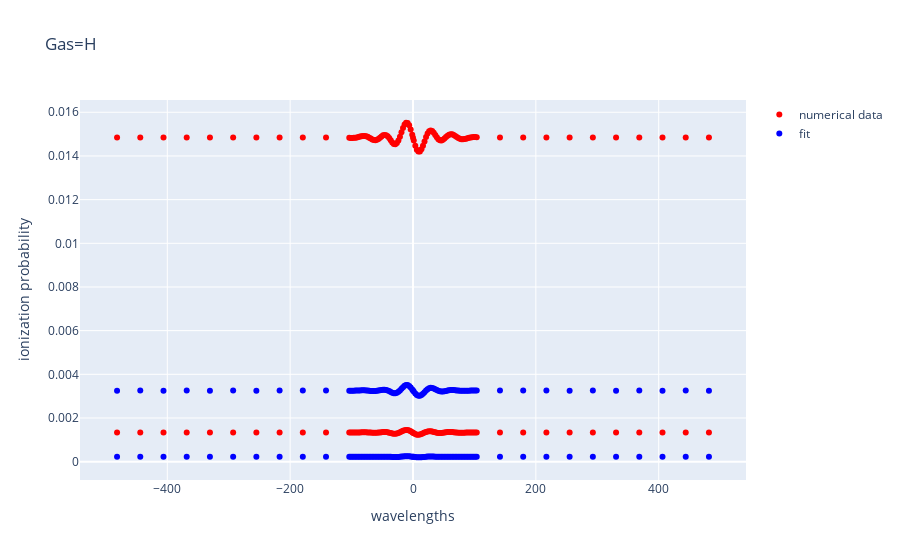
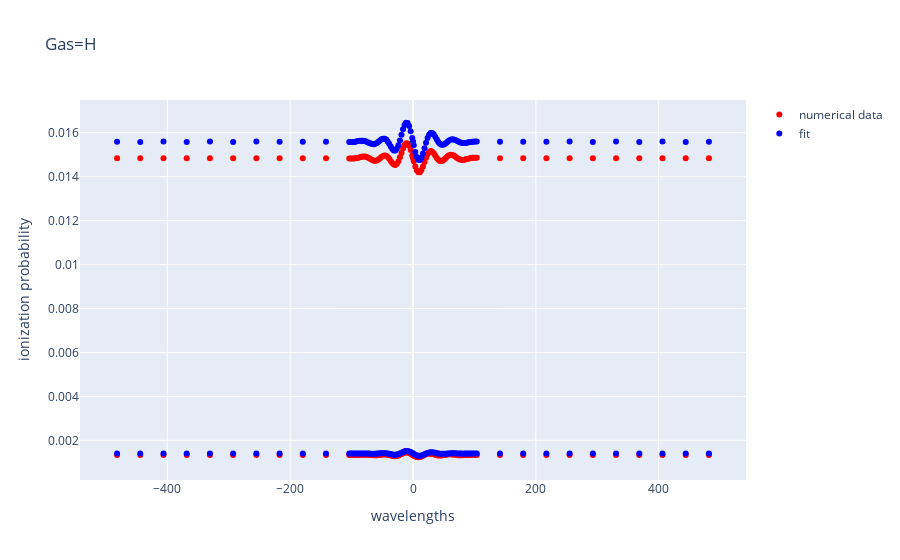
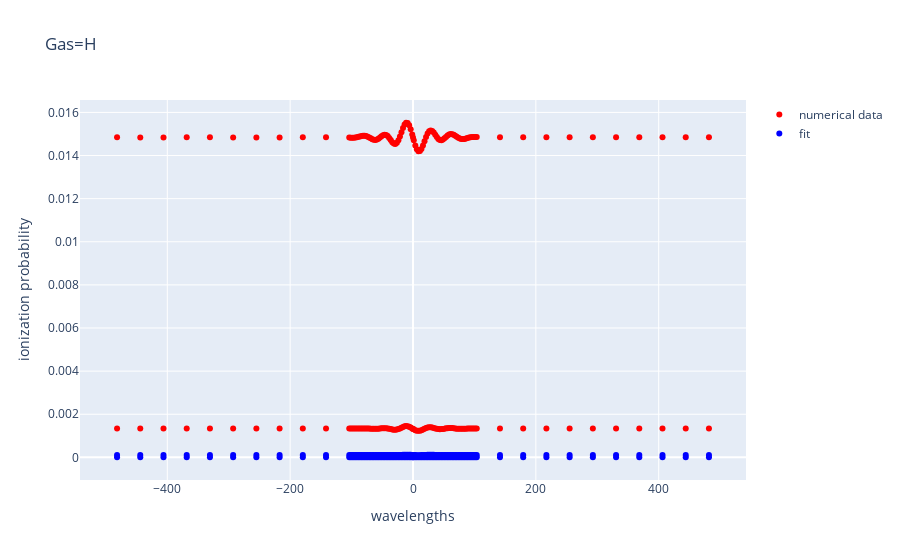

Notebook code cell kept with these figures, in order:
### Markdown cell above
## fit for ionization probabilities

### Code cell
%load_ext autoreload
%autoreload
from plotly.subplots import make_subplots
gas="H"

# del params
params = Parameters()
tmp={'Multiplier': 0.4, 'Ip': 0.5, 'αPol': 4.51, 'gamma': 3, 'e0': 1, 'a0': 1, 'a1': 1.0, 'b0': 1.0, 'b1': 1, 'b2': 1, 'p1': 3.5, 'd1': 0.22496851712539684, 'c2': 1}
# @Script: field_functions.pyE  VARY   MIN   MAX  EXPR  BRUTE_STEP)
params.add('Multiplier', min=tmp['Multiplier']*0.8, max=tmp['Multiplier']*1.2, value=tmp['Multiplier'], vary=True, expr=None, brute_step=None)
IpInit=IpEV_dict.get(gas)/27.2114
params.add('Ip', value=IpInit, min=IpInit*0.9, vary=False, max=IpInit*1.1, expr=None, brute_step=None)
params.add('αPol', value= αPol_dict.get(gas), vary=False, expr=None, brute_step=None)
# @Last Modified By: Manoram Agarwalget(gas), vary=True, expr=None, brute_step=None)
# @Last Modified At: 2024-08-07 11:13:46
params.add('gamma', value=tmp['gamma'], vary=True, min=tmp['gamma']*0.5, max=tmp['gamma']*2) 
# gamma is a common parameter, usually used to simultaneously change all vars
# the following variables are all defined via gamma in the funciton residuals. And the fit parameters here act as more precise tuning tool
params.add('e0', value=tmp["e0"], vary=True, expr=None, brute_step=None, min=0.5, max=5)
params.add('a0', value=tmp["a0"], vary=False, expr=None, brute_step=None, min=tmp['a0']*0.5, max=tmp['a0']*1.5)
params.add('a1', value=tmp["a1"], vary=False, expr=None, brute_step=None)#, min=0., max=2)
params.add('b0', value=tmp['b0'], vary=False)
params.add('b1', value=tmp["b1"], min=0, vary=False)#tmp['b1']*0.7, vary=True, max=tmp['b1']*1.3, expr=None, brute_step=None)
params.add('b2', value=tmp["b2"], vary=False, expr=None, brute_step=None,min=0)#, min=tmp["b2"]*0.7, max=tmp["b2"]*1.3)
params.add('c2', value=tmp['c2'], vary=True, expr=None, brute_step=None, min=0, max=10)
params.add('p1', value=tmp["p1"], vary=False)#, expr=None, brute_step=None, min=3.2, max=3.8)
params.add('d1', value=tmp["d1"], vary=False, min=0.)


# params.add('Multiplier', value=0.4386088877184498, min=0.10, max=0.9, vary=True, expr=None, brute_step=None)
# IpInit=IpEV_dict.get(gas)/27.2114
# params.add('Ip', value=IpInit, min=IpInit*0.9, vary=False, max=IpInit*1.1, expr=None, brute_step=None)
# params.add('αPol', value= αPol_dict.get(gas), vary=False, expr=None, brute_step=None)
# gammaInit=2 #3/2/params['Ip'].value
# params.add('gamma', value=gammaInit, vary=True, min=gammaInit*0.1, max=gammaInit*3) 
# # gamma is a common parameter, usually used to simultaneously change all vars
# # the following variables are all defined via gamma in the funciton residuals. And the fit parameters here act as more precise tuning tool
# params.add('e0', value=4, vary=True, brute_step=None, min=0., max=10)
# params.add('a0', value=1, min=0.9, vary=False, max=1.1, expr=None, brute_step=None)
# params.add('a1', value=1+0*(params["gamma"]/2-0.25), vary=False, expr=None, brute_step=None)
# params.add('b0', value=1+0*(-1+4*params['Ip']-5*params['Ip']**2+2*params['Ip']**3), vary=False)
# params.add('b1', value=1, min=0.9, vary=False, max=1.1, expr=None, brute_step=None)
# params.add('b2', value=1, min=0.9, max=1.1, vary=False, expr=None, brute_step=None)
# params.add('p1', value=3.5, min=2.5, vary=False, max=4.5, expr=None, brute_step=None)
# params.add('d1',  expr='0.5/gamma')
# params.add('c2', value=1, vary=True, expr=None, brute_step=None, min=0, max=5)



print(params.valuesdict())
print(params.pretty_print())
dataNA=TipToe_data
uncertaintyNA=0.05*dataNA.Y.to_numpy()

def iterator(params, iter, resid, dummy1, dummy2, dummy3, dummy4):
    if iter%5==0 or iter==0:
        print(f"current iteration={iter}", f"residual={np.sum((resid*0.01)**2)}", f"params={params.valuesdict()}", sep='\n')
        fig = go.Figure()
        data=TipToe_data
        fig.add_trace(go.Scatter(x=data.delay, y=data.Y, mode='markers', name='numerical data', line=dict(color='red')))
        fig.add_trace(go.Scatter(x=data.delay, y=model_unified(params, data), mode='markers', name='fit', line=dict(color='blue')))
        fig.update_layout(title=rf'Gas={gas}',
                                    xaxis_title='wavelengths',
                                    yaxis_title='ionization probability')
        fig.show()
        del data
        
    
out = minimize(residuals, params, args=(dataNA, uncertaintyNA, None, None), nan_policy='omit', iter_cb=iterator, method='dual_annealing')
fig = go.Figure()
data=TipToe_data
fig.add_trace(go.Scatter(x=data.delay, y=data.Y, mode='markers', name='numerical data', line=dict(color='red')))
fig.add_trace(go.Scatter(x=data.delay, y=model_unified(params, data), mode='markers', name='fit', line=dict(color='blue')))
fig.update_layout(title=rf'Gas={gas}',
                            xaxis_title='delay',
                            yaxis_title='ionization probability')
fig.show()
out.params.pretty_print()
print(out.params.valuesdict())

### Figure 1 — Plotly figure (JSON) as saved in the notebook; plotly's stock layout.template omitted (floating-point values rounded to 4 significant figures; data arrays with more than 128 entries replaced by an {"elided": "..."} marker saying what was removed)
{"data": [{"line": {"color": "red"}, "mode": "markers", "name": "numerical data", "type": "scatter", "x": {"elided": "210 float values"}, "y": {"elided": "210 float values"}}, {"line": {"color": "blue"}, "mode": "markers", "name": "fit", "type": "scatter", "x": {"elided": "210 float values"}, "y": {"elided": "210 float values"}}], "layout": {"title": {"text": "Gas=H"}, "xaxis": {"title": {"text": "wavelengths"}}, "yaxis": {"title": {"text": "ionization probability"}}}}

### Figure 2 — Plotly figure (JSON) as saved in the notebook; plotly's stock layout.template omitted (floating-point values rounded to 4 significant figures; data arrays with more than 128 entries replaced by an {"elided": "..."} marker saying what was removed)
{"data": [{"line": {"color": "red"}, "mode": "markers", "name": "numerical data", "type": "scatter", "x": {"elided": "210 float values"}, "y": {"elided": "210 float values"}}, {"line": {"color": "blue"}, "mode": "markers", "name": "fit", "type": "scatter", "x": {"elided": "210 float values"}, "y": {"elided": "210 float values"}}], "layout": {"title": {"text": "Gas=H"}, "xaxis": {"title": {"text": "wavelengths"}}, "yaxis": {"title": {"text": "ionization probability"}}}}

### Figure 3 — Plotly figure (JSON) as saved in the notebook; plotly's stock layout.template omitted (floating-point values rounded to 4 significant figures; data arrays with more than 128 entries replaced by an {"elided": "..."} marker saying what was removed)
{"data": [{"line": {"color": "red"}, "mode": "markers", "name": "numerical data", "type": "scatter", "x": {"elided": "210 float values"}, "y": {"elided": "210 float values"}}, {"line": {"color": "blue"}, "mode": "markers", "name": "fit", "type": "scatter", "x": {"elided": "210 float values"}, "y": {"elided": "210 float values"}}], "layout": {"title": {"text": "Gas=H"}, "xaxis": {"title": {"text": "wavelengths"}}, "yaxis": {"title": {"text": "ionization probability"}}}}
